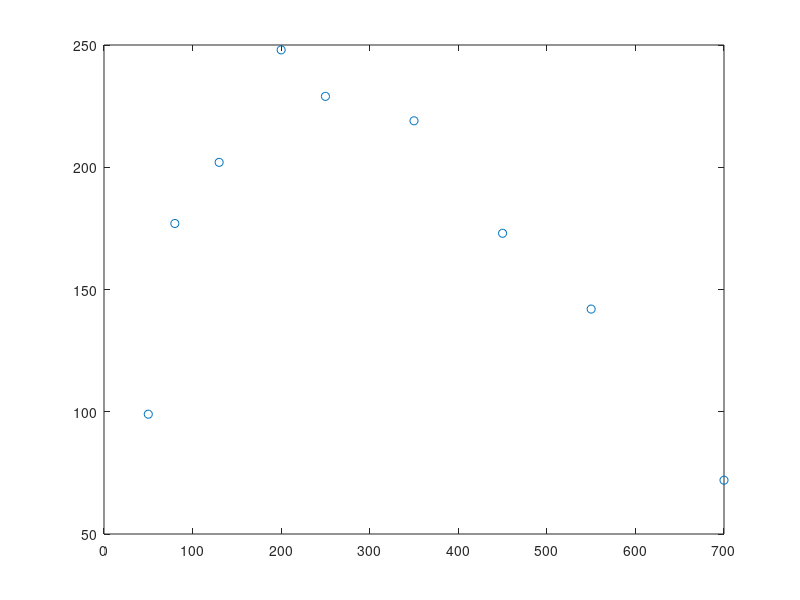

This figure's MATLAB source: (Note: this script raises an error after producing the figure.)
clear
clc
I=[50 80 130 200 250 350 450 550 700];
P=[99 177 202 248 229 219 173 142 72];

%% plotting original
plot(I,P,'o')
hold on

%% non linear fit
b=fminsearch(@fR,[100,500],[],I,P);
II=20:1000;
PP=b(1).*II./b(2).*exp((-II./b(2))+1);
plot(II,PP,'--r')
hold on





%% log fit
pp=log(P);
x1=log(I);
x2=-I;
x1=x1(:);
x2=x2(:);
Z=[ones(size(x1)) x1 x2];
pp=pp(:);

a=(Z'*Z)\(Z'*pp);
% Equation
I=20:1000;
I_sat=1/a(3);
Pm=86.83;
P=Pm.*I./I_sat.*exp((-I./I_sat)+1);
plot(I,P,'g');
hold off
legend('Original','Non-linear','Log transformed')
title('Assignment-04')